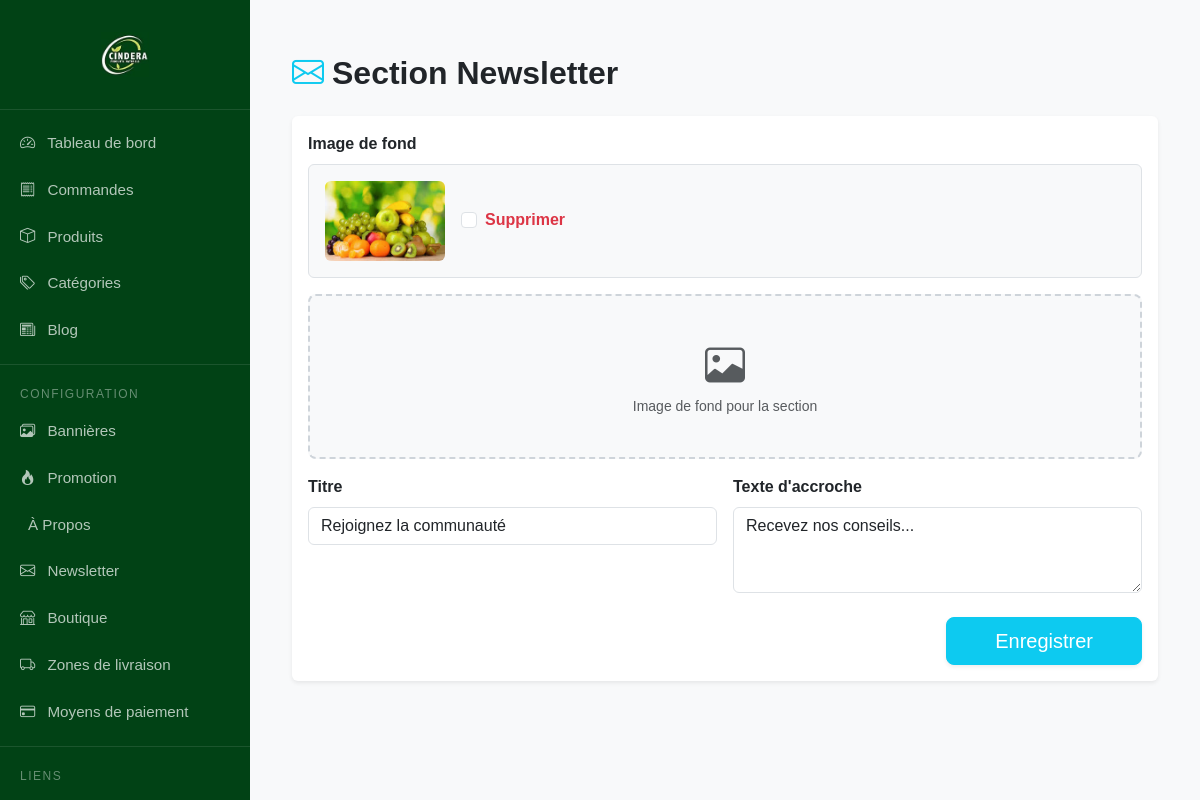
The page /dashboard/settings/newsletter/ (signed in) on the database its author committed.
### shop/models.py (models this page shows, shortened)
class ShopInfo(models.Model):
    promo_image = models.ImageField(upload_to='shop_info/', blank=True, null=True)
    promo_text = models.TextField(blank=True)
    about_image = models.ImageField(upload_to='shop_info/', blank=True, null=True)
    about_title = models.CharField(max_length=200, blank=True)
    about_description = models.TextField(blank=True)
    newsletter_bg_image = models.ImageField(upload_to='newsletter/', blank=True, null=True)
    newsletter_title = models.CharField(max_length=200, default="Rejoignez la communauté")
    newsletter_text = models.CharField(max_length=255, default="Recevez nos conseils...")
    updated_at = models.DateTimeField(auto_now=True)
    class Meta:
        verbose_name = "Informations Boutique"
    @classmethod
    def get_instance(cls):
        obj, _ = cls.objects.get_or_create(pk=1)
        return obj

### shop/decorators.py (the view)
    def _wrapped_view(request, *args, **kwargs):
        if request.user.is_authenticated:
            if request.user.is_manager or request.user.is_admin_role:
                return view_func(request, *args, **kwargs)
            else:
                raise PermissionDenied("Vous n'avez pas la permission d'accéder à cette page.")
        else:
            return redirect('products:login')  # redirige si non connecté

### shop/forms.py
class NewsletterSettingsForm(forms.ModelForm):
    class Meta:
        model = ShopInfo
        fields = ['newsletter_bg_image', 'newsletter_title', 'newsletter_text']
        widgets = {
            'newsletter_text': forms.Textarea(attrs={'rows': 3, 'class': 'form-control'}),
        }

### shop/context_processors.py (called while the page is built)
def cart_item_count(request):
    cart = request.session.get('cart', {})
    total_quantity = sum(int(item['quantity']) for item in cart.values())
    return {'cart_item_count': total_quantity}

def categories_context(request):
    return {
        'categories': Category.objects.all()
    }

### shop/models.py (called while the page is built)
    @property
    def is_manager(self):
        return self.role == self.Role.GESTIONNAIRE

    @property
    def is_admin_role(self):
        return self.role == self.Role.ADMIN

### shop/views.py (called while the page is built)
@login_required
@admin_or_manager_required
def shop_newsletter(request):
    instance = ShopInfo.get_instance()
    if request.method == 'POST':
        form = NewsletterSettingsForm(request.POST, request.FILES, instance=instance)
        if form.is_valid():
            form.save()
            messages.success(request, "Section Newsletter mise à jour !")
            return redirect('dashboard:shop_newsletter')
    else:
        form = NewsletterSettingsForm(instance=instance)
    return render(request, 'dashboard/settings/newsletter.html', {'form': form})

### templates/dashboard/settings/newsletter.html (shortened to what this page needs)
{% extends "dashboard/base_dashboard.html" %}
{% block content %}
<div class="container-fluid py-4">
    <h2 class="fw-bold mb-4"><i class="bi bi-envelope text-info me-2"></i>Section Newsletter</h2>
    <div class="card shadow-sm border-0">
        <div class="card-body">
            <form method="post" enctype="multipart/form-data">
                <div class="mb-3">
                    <label class="form-label fw-bold">Image de fond</label>
                    {% if form.instance.newsletter_bg_image %}
                        <div class="d-flex align-items-center gap-3 mb-3 p-3 bg-light rounded border">
                            <img src="{{ form.instance.newsletter_bg_image.url }}" class="rounded" style="width: 120px; height: 80px; object-fit: cover;">
                            <div class="form-check">
                                <input type="checkbox" name="newsletter_bg_image-clear" id="newsletter-clear_id" class="form-check-input">
                                <label for="newsletter-clear_id" class="form-check-label text-danger fw-bold">Supprimer</label>
                            </div>
                        </div>
                    {% endif %}
                    <div class="image-upload-area">
                        <i class="bi bi-image fs-1 text-muted"></i>
                        <p class="mb-0 text-muted small">Image de fond pour la section</p>
                    </div>
                </div>
                <div class="row g-3">
                    <div class="col-md-6">
                        <label class="form-label fw-bold">Titre</label>
                        <input type="text" name="newsletter_title" value="{{ form.newsletter_title.value|default:'' }}" class="form-control">
                    </div>
                    <div class="col-md-6">
                        <label class="form-label fw-bold">Texte d'accroche</label>
                        <textarea name="newsletter_text" rows="3" class="form-control">{{ form.newsletter_text.value|default:'' }}</textarea>
                    </div>
                </div>
                <div class="text-end mt-4">
                    <button type="submit" class="btn btn-info btn-lg px-5 text-white shadow-sm">Enregistrer</button>
                </div>
            </form>
        </div>
    </div>
</div>
{% endblock %}

### templates/dashboard/base_dashboard.html (style rules this page uses)
body { background-color: #f8f9fa; }
body { background-color: #f8f9fa; font-family: 'Poppins', sans-serif; }

### templates/dashboard/settings/newsletter.html (style rules this page uses)
.image-upload-area { border: 2px dashed #ced4da; padding: 40px; text-align: center; border-radius: 8px; background-color: #f8f9fa; cursor: pointer; position: relative; overflow: hidden; }

### rows shown on the page
ShopInfo: instance.newsletter_bg_image (picture), newsletter_title "Rejoignez la communauté", newsletter_text "Recevez nos conseils..."
